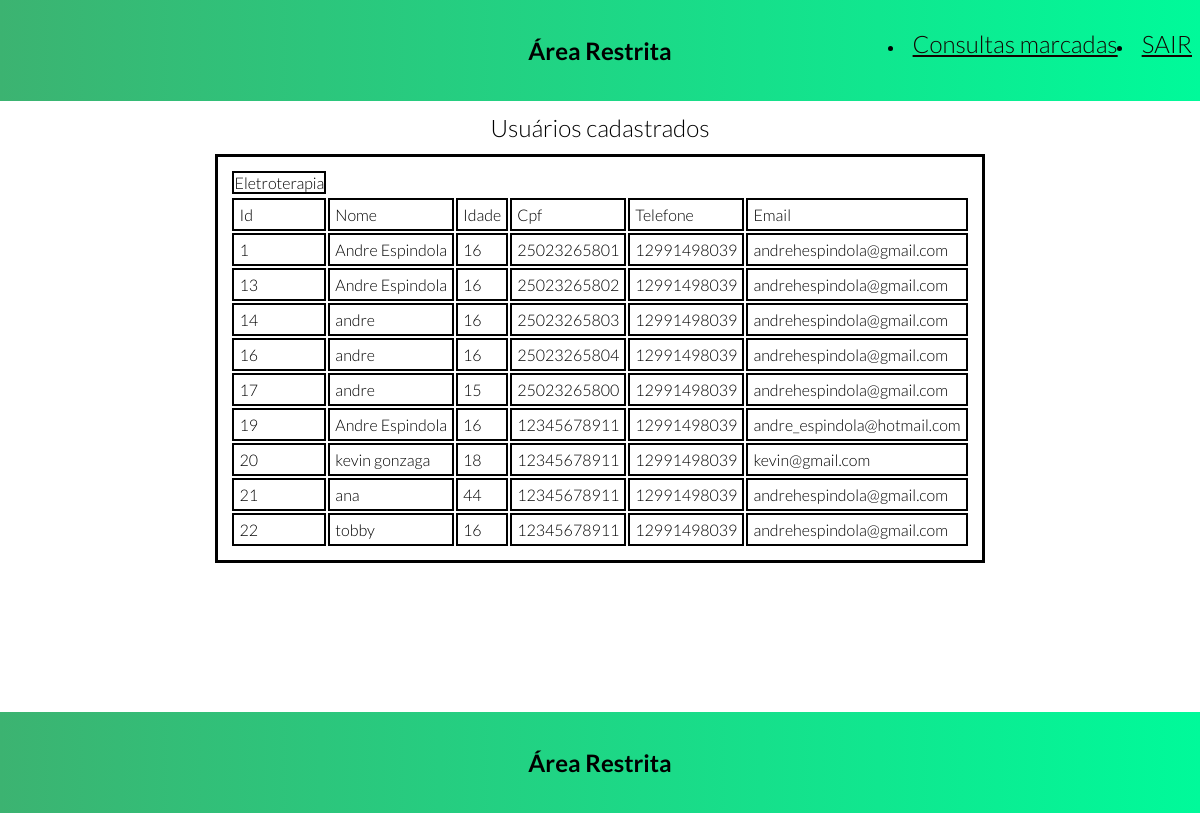
The page /php/admin2.php on the database its author committed.
### tables this page shows
CREATE TABLE IF NOT EXISTS `cadastro` (
  `id` int(11) NOT NULL AUTO_INCREMENT,
  `nome` varchar(50) DEFAULT NULL,
  `idade` int(11) DEFAULT NULL,
  `cpf` varchar(11) NOT NULL,
  `telefone` varchar(11) DEFAULT NULL,
  `email` varchar(50) DEFAULT NULL,
  `senha` varchar(15) DEFAULT NULL,
  `da_ta` date DEFAULT NULL,
  PRIMARY KEY (`id`)
);

### php/admin2.php (the view, shortened to what this page needs)
<?php
	include('ponte.php');
$consulta="SELECT * FROM cadastro ";
$con = $conn->query($consulta) or die($mysqli->error);
?>
<html>
<html>
<head>
<link rel="stylesheet" type="text/css" href="../css/admin2.css">
</head>
<body>
<div class="header">
<h1>Área Restrita</h1>
<nav class="menu">
			<ul>
				<li class="txt33"><a href="admin.php">Consultas marcadas</a></li>
				<li><a href="logout2.php">SAIR</a></li>
			</ul>
		</nav>
</div>
<center>
<form method="post" action="admin.php">
<div class="txt2">
<h1>Usuários cadastrados</h1>
</div>
<table border="1">
<tr>
	<td class="titulo">Eletroterapia</td>
	</tr>
	<tr>
	<tr >
		<td class="titulo2">Id</td>
		<td class="titulo2">Nome</td>
		<td class="titulo2">Idade</td>
		<td class="titulo2">Cpf</td>
		<td class="titulo2">Telefone</td>
		<td class="titulo2">Email</td>
	</tr>
	<?php  while($dado = $con->fetch_array()){ ?>
	<tr>
		<td class="titulo2"><?php echo $dado["id"] ; ?></td>
		<td class="titulo2"><?php echo $dado["nome"] ; ?></td>
		<td class="titulo2"><?php echo $dado["idade"] ; ?></td>
		<td class="titulo2"><?php echo $dado["cpf"] ; ?></td>
		<td class="titulo2"><?php echo $dado["telefone"] ; ?></td>
		<td class="titulo2"><?php echo $dado["email"] ; ?></td>
	</tr>
	<?php  } ?>
</table>
<br>
<br>
</form>
</center>
<div class="header2">
<h1>Área Restrita</h1>
</div>
</body>
</html>

### css/admin2.css (style rules this page uses)
* { margin:0; padding: 0; font-size:100%; outline: none; font-weight: 300; box-sizing: border-box; font-family: 'Lato', sans-serif; }
body { margin: 0; }
table { margin-bottom: 10px; border: 3px solid black; padding: 1%; display: inline-block; }
.titulo { border: 2px solid black; }
.titulo2 { padding: 5px; border: 2px solid black; }
.header2 { margin-top: 10%; }
.header2 h1 { font-weight: 700; background:linear-gradient(to right,#3CB371,#00FA9A); padding: 3%; font-family: 'Lato'; color: black; font-size: 1.5em; text-align: center; margin-top: 1%; }
.header h1 { font-weight: 700; background:linear-gradient(to right,#3CB371,#00FA9A); padding: 3%; font-family: 'Lato'; color: black; font-size: 1.5em; text-align: center; }
.txt2 { padding: 1%; font-size: 1.5em; }
.menu { float: right; text-decoration: none; }
.menu { margin-top: -5%; font-weight: bold; width: auto; height: 56px; line-height: 5px; float: right; background-color:transparent; display: block!important; position: static; }
.menu li { padding: 0; float: left; }
.menu li a { color: #130400; font-size: 1.5em; padding: 8px; }
.txt33 { margin-right: 8px; }

### rows shown on the page
cadastro: id "1", nome "Andre Espindola", idade "16", cpf "25023265801", telefone "12991498039", email "andrehespindola@gmail.com"
cadastro: id "13", nome "Andre Espindola", idade "16", cpf "25023265802", telefone "12991498039", email "andrehespindola@gmail.com"
cadastro: id "14", nome "andre", idade "16", cpf "25023265803", telefone "12991498039", email "andrehespindola@gmail.com"
cadastro: id "16", nome "andre", idade "16", cpf "25023265804", telefone "12991498039", email "andrehespindola@gmail.com"
cadastro: id "17", nome "andre", idade "15", cpf "25023265800", telefone "12991498039", email "andrehespindola@gmail.com"
cadastro: id "19", nome "Andre Espindola", idade "16", cpf "12345678911", telefone "12991498039", email "andre_espindola@hotmail.com"
cadastro: id "20", nome "kevin gonzaga", idade "18", cpf "12345678911", telefone "12991498039", email "kevin@gmail.com"
cadastro: id "21", nome "ana", idade "44", cpf "12345678911", telefone "12991498039", email "andrehespindola@gmail.com"
cadastro: id "22", nome "tobby", idade "16", cpf "12345678911", telefone "12991498039", email "andrehespindola@gmail.com"
